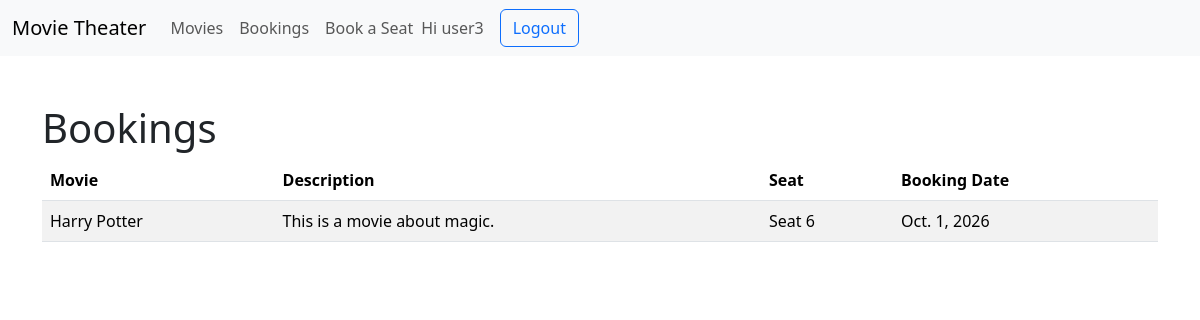
Before: /booking_history/ (signed in) with the older database file.
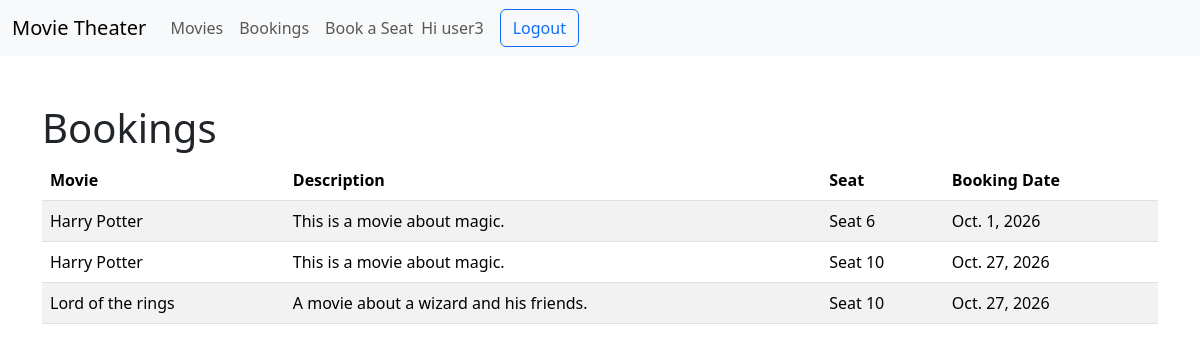
After: the same page with the newer database file.
### bookings/models.py (models this page shows, shortened)
class Booking(models.Model):
    movie = models.ForeignKey(Movie, on_delete=models.PROTECT)
    seat = models.ForeignKey(Seat, on_delete=models.PROTECT)
    user = models.ForeignKey(settings.AUTH_USER_MODEL, on_delete=models.CASCADE)
    booking_date = models.DateField()

class Movie(models.Model):
    title = models.CharField(max_length=50)
    description = models.TextField()
    release_date = models.DateField()
    duration_minutes = models.PositiveIntegerField()
    def __str__(self):
        return self.title

class Seat(models.Model):
    seat_number = models.PositiveIntegerField(unique=True)
    booking_status = models.BooleanField(default=False)
    def __str__(self):
        return f"Seat {self.seat_number}"

### bookings/views.py (the view)
# urls.py: path('booking_history/', views.booking_history, name="booking_history"),
@login_required
def booking_history(request):
    bookings = Booking.objects.filter(user=request.user)
    return render(request, "bookings/booking_history.html", {"bookings": bookings})

### bookings/templates/bookings/booking_history.html
{% extends "bookings/base.html" %}
{% block content %}
	<div class="container mt-5">
		<h1>Bookings</h1>
		{% if bookings %}
			<table class="table table-striped">
				<thead>
					<tr>
						<th>Movie</th>
						<th>Description</th>
						<th>Seat</th>
						<th>Booking Date</th>
					</tr>
				</thead>
				<tbody>
					{% for booking in bookings %}
						<tr>
							<td>{{ booking.movie }}</td>
							<td>{{ booking.movie.description }}</td>
							<td>{{ booking.seat }}</td>
							<td>{{ booking.booking_date }}</td>
						</tr>
					{% endfor %}
				</tbody>
			</table>
		{% else %}
			<p>No bookings are currently available.</p>
		{% endif %}
	</div>
{% endblock %}

Changed rows visible on the page:
added Booking: movie "Harry Potter", movie.description "This is a movie about magic.", seat "Seat 10", booking_date "Oct. 27, 2026"
added Booking: movie "Lord of the rings", movie.description "A movie about a wizard and his friends.", seat "Seat 10", booking_date "Oct. 27, 2026"
